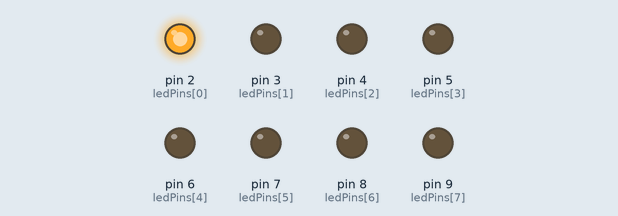
Simulated run of this sketch. Board: Arduino Uno, built with avr-gcc and run on an emulated ATmega328P. Parts: output pins drawn as LEDs (lit = HIGH).

Above: at 0.02 s.
At 0.37 s:
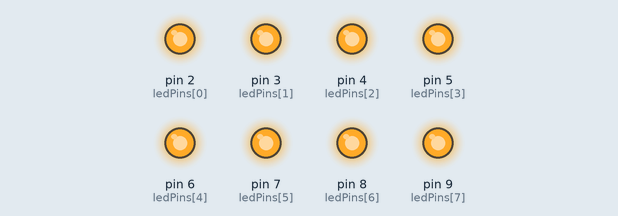
At 0.77 s:
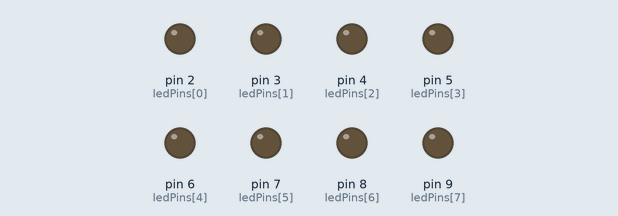
At 1.47 s:
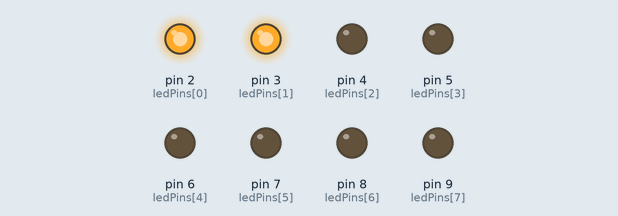
At 2.17 s:
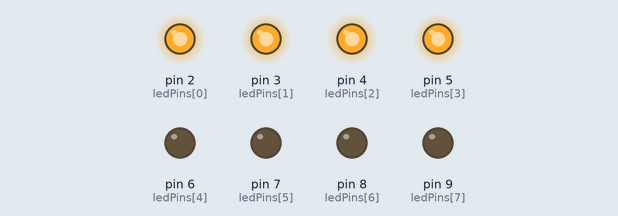
At 2.92 s:
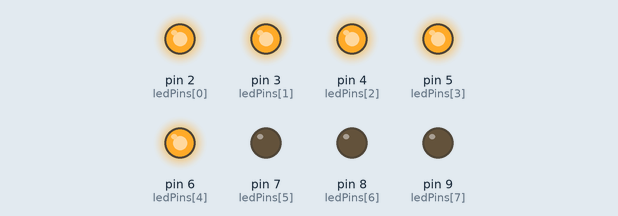
Timing chart, 0 to 3.2 s (numbered marks = the images above):
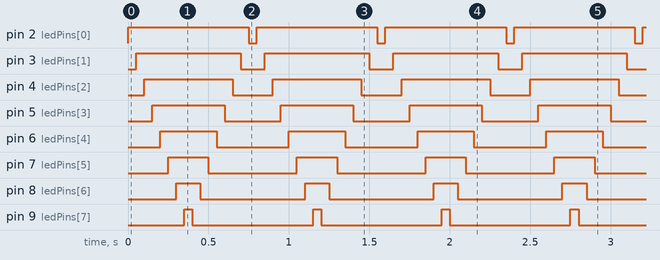

Measured:
- by itself, pin 2 (ledPins[0]): alternates HIGH for 0.75 s and LOW for 0.05 s
- by itself, pin 3 (ledPins[1]): alternates HIGH for 0.65 s and LOW for 0.15 s
- by itself, pin 4 (ledPins[2]): alternates HIGH for 0.55 s and LOW for 0.25 s
- by itself, pin 5 (ledPins[3]): alternates HIGH for 0.45 s and LOW for 0.35 s
- by itself, pin 6 (ledPins[4]): alternates HIGH for 0.35 s and LOW for 0.45 s
- by itself, pin 7 (ledPins[5]): alternates HIGH for 0.25 s and LOW for 0.55 s
- by itself, pin 8 (ledPins[6]): alternates HIGH for 0.15 s and LOW for 0.65 s
- by itself, pin 9 (ledPins[7]): alternates HIGH for 0.05 s and LOW for 0.75 s

The sketch:

my_own_sketch3.ino
```cpp
int ledPins[] = {2,3,4,5,6,7,8,9};

void setup() {
  // put your setup code here, to run once:
for(int index = 0; index <= 7; index++)
{
  pinMode(ledPins[index], OUTPUT);
}
}

void loop() {
  // put your main code here, to run repeatedly:
  int delaytime = 50;

  for (int index = 0; index <= 7; index++)
  {
   digitalWrite(ledPins[index],HIGH);
   delay(delaytime);
  }

  for (int index = 7; index >= 0; index--)
  {
    digitalWrite(ledPins[index],LOW);
    delay(delaytime);
  }

}
```
